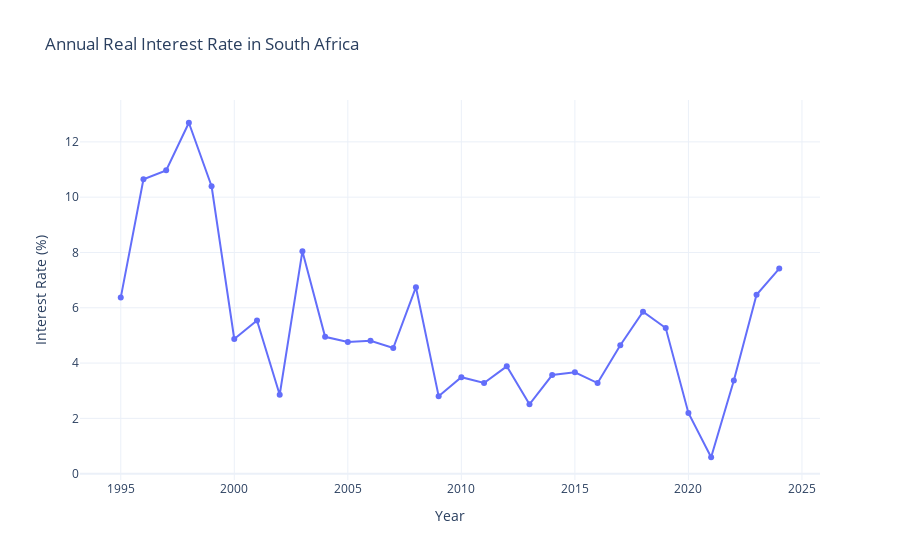

The notebook cell saved with this chart:
### Markdown cell above
Inflation refers to a sustained increase in the general price level, while deflation refers to a sustained decrease. 
South Africa experienced relatively high inflation during the 1990s, with rates ranging between approximately 7% and 9%. 
Inflation declined in the early 2000s, stabilising around 5% before reaching a localised peak of approximately 9.5%. 
Following tighter monetary policy implemented by the South African Reserve Bank in the early 2000s, inflation moderated between 2002 and 2004. 
Inflation rose again and peaked at approximately 9.9% in 2008, reflecting the impact of the global financial crisis. 
In the years following the crisis, inflation stabilised within a range of roughly 4%–5%.

### Code cell
fig = px.line(
    df_final,
    x='Year',
    y='Interest Rate',
    title='Annual Real Interest Rate in South Africa',
    markers=True
)
fig.update_layout(
    xaxis_title='Year',
    yaxis_title='Interest Rate (%)',
    template='plotly_white'
)
fig.show()

### Figure 1 — Plotly figure (JSON) as saved in the notebook; plotly's stock layout.template omitted (floating-point values rounded to 4 significant figures)
{"data": [{"hovertemplate": "Year=%{x}<br>Interest Rate=%{y}<extra></extra>", "legendgroup": "", "line": {"color": "#636efa", "dash": "solid"}, "marker": {"symbol": "circle"}, "mode": "lines+markers", "name": "", "orientation": "v", "showlegend": false, "type": "scatter", "x": [1995, 1996, 1997, 1998, 1999, 2000, 2001, 2002, 2003, 2004, 2005, 2006, 2007, 2008, 2009, 2010, 2011, 2012, 2013, 2014, 2015, 2016, 2017, 2018, 2019, 2020, 2021, 2022, 2023, 2024], "xaxis": "x", "y": [6.367, 10.64, 10.97, 12.69, 10.4, 4.871, 5.538, 2.854, 8.048, 4.95, 4.761, 4.81, 4.546, 6.745, 2.803, 3.491, 3.279, 3.883, 2.509, 3.567, 3.668, 3.278, 4.647, 5.856, 5.268, 2.198, 0.5951, 3.374, 6.472, 7.418], "yaxis": "y"}], "layout": {"legend": {"tracegroupgap": 0}, "title": {"text": "Annual Real Interest Rate in South Africa"}, "xaxis": {"anchor": "y", "domain": [0, 1], "title": {"text": "Year"}}, "yaxis": {"anchor": "x", "domain": [0, 1], "title": {"text": "Interest Rate (%)"}}}}
